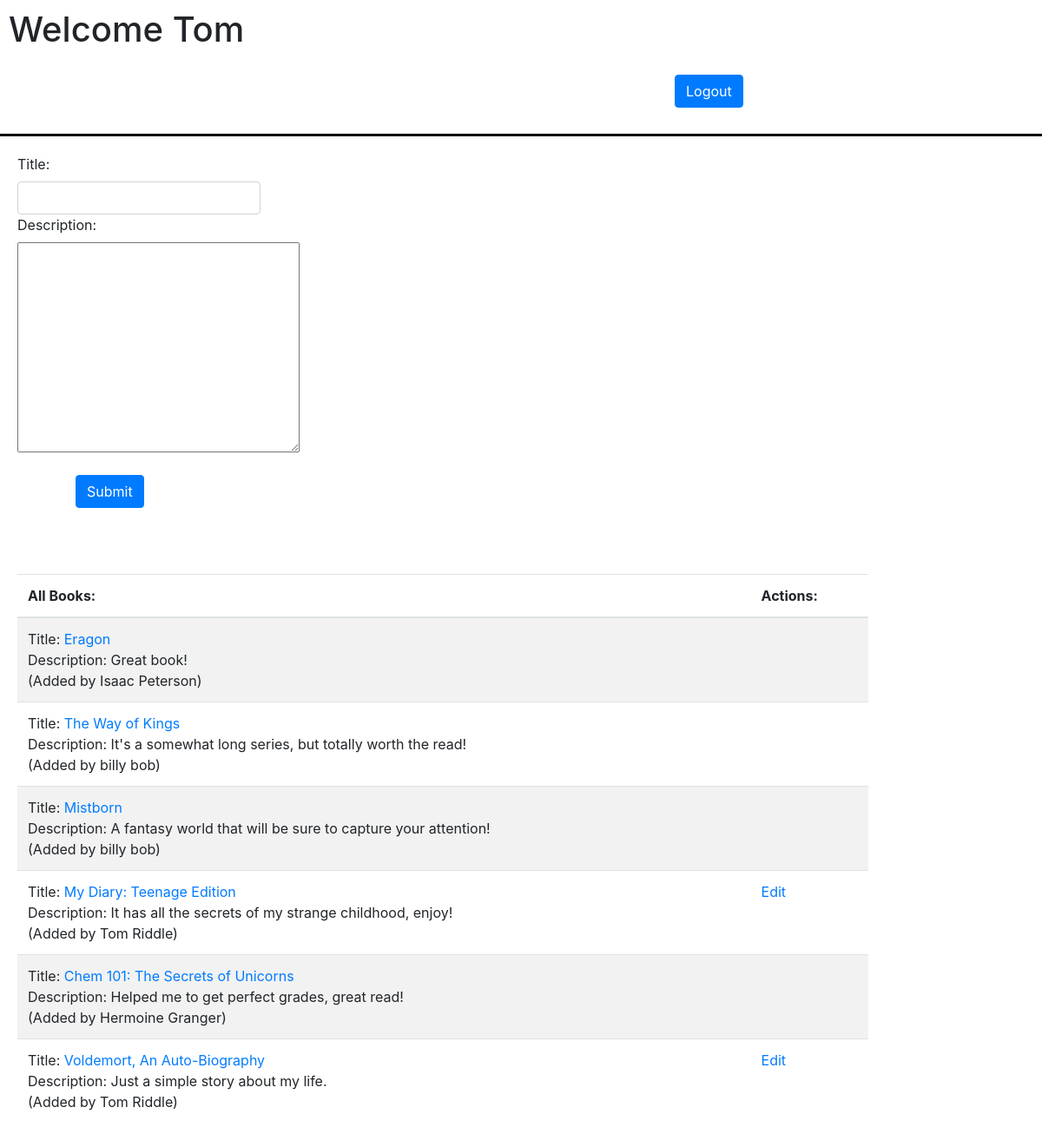
Screenshot of /main (signed in) with the database file from the repository.
### fav_books_app/models.py (models this page shows)
class User(models.Model):
    first_name = models.CharField(max_length=255)
    last_name = models.CharField(max_length=255)
    email = models.EmailField()
    password = models.CharField(max_length=255)
    created_at = models.DateTimeField(auto_now_add=True)
    updated_at = models.DateTimeField(auto_now=True)
    objects = UserManager()

class Book(models.Model):
    title = models.CharField(max_length=255)
    desc = models.TextField()
    created_at = models.DateTimeField(auto_now_add=True)
    updated_at = models.DateTimeField(auto_now=True)
    user = models.ForeignKey(User, related_name='books', on_delete=models.CASCADE)
    user_who_liked = models.ManyToManyField(User, related_name='liked_books')

### fav_books_app/views.py (the view)
# urls.py: path('main', views.main),
def main(request):
    if 'user_id' not in request.session:
        return redirect('/')
    user = User.objects.get(id=request.session['user_id'])
    all_books = Book.objects.all()
    context = {
        'user' : user,
        'all_books' : all_books
    }
    return render(request, 'main.html', context)

### fav_books_app/templates/main.html (shortened to what this page needs)
<!DOCTYPE html>
<html lang="en">
<head>
    <link rel="stylesheet" href="https://stackpath.bootstrapcdn.com/bootstrap/4.5.0/css/bootstrap.min.css">
    {% load static %}
    <link rel="stylesheet" href="{% static 'style.css' %}">
</head>
<body>
    <div id="header-main">
        <h1>Welcome {{user.first_name}}</h1>
        <a href="logout"><button class="btn btn-primary">Logout</button></a>
    </div>
    <div id="new-book">
        <form action="new_book" method="POST" class="form-group">
            <label for="title">Title:</label>
            <input type="text" name="title" class="form-control">
            <label for="desc">Description:</label>
            <textarea name="desc" cols="30" rows="10"></textarea>
            <button class="btn btn-primary">Submit</button>
        </form>
    </div>
    <div id="all-books">
        <table class="table table-striped">
            <thead>
                <tr>
                    <th>All Books:</th>
                    <th>Actions:</th>
                </tr>
            </thead>
            <tbody>
                {% for book in all_books %}
                    <tr>
                        <td>Title: <a href="/show_book/{{book.id}}">{{book.title}}</a> <br> Description: {{book.desc}} <br> (Added by {{book.user.first_name}} {{book.user.last_name}})</td>
                        <td>
                            {% if user.id == book.user.id %}
                                <a href="/edit/{{book.id}}">Edit</a>
                            {% endif %}
                        </td>
                    </tr>
                {% endfor %}
            </tbody>
        </table>
    </div>
</body>
</html>

### fav_books_app/static/style.css (style rules this page uses)
* { margin: 0px; padding: 0px; }
button { margin: 20px 67px; padding: 5px; }
#header-main { padding: 10px; border-bottom: 3px solid black; }
#header-main h1, a { display: inline-block; }
#header-main a { margin-left: 700px; }
#new-book { display: inline-block; padding: 10px; width: 300px; margin: 10px; }
#all-books { display: inline-block; width: 1000px; padding: 10px; margin: 10px; vertical-align: top; }

### rows the page displays
User: first_name "Tom"
Book: title "Eragon", desc "Great book!", user.first_name "Isaac", user.last_name "Peterson"
Book: title "The Way of Kings", desc "It's a somewhat long series, but totally worth the read!", user.first_name "billy", user.last_name "bob"
Book: title "Mistborn", desc "A fantasy world that will be sure to capture your attention!", user.first_name "billy", user.last_name "bob"
Book: title "My Diary: Teenage Edition", desc "It has all the secrets of my strange childhood, enjoy!", user.first_name "Tom", user.last_name "Riddle"
Book: title "Chem 101: The Secrets of Unicorns", desc "Helped me to get perfect grades, great read!", user.first_name "Hermoine", user.last_name "Granger"
Book: title "Voldemort, An Auto-Biography", desc "Just a simple story about my life.", user.first_name "Tom", user.last_name "Riddle"
